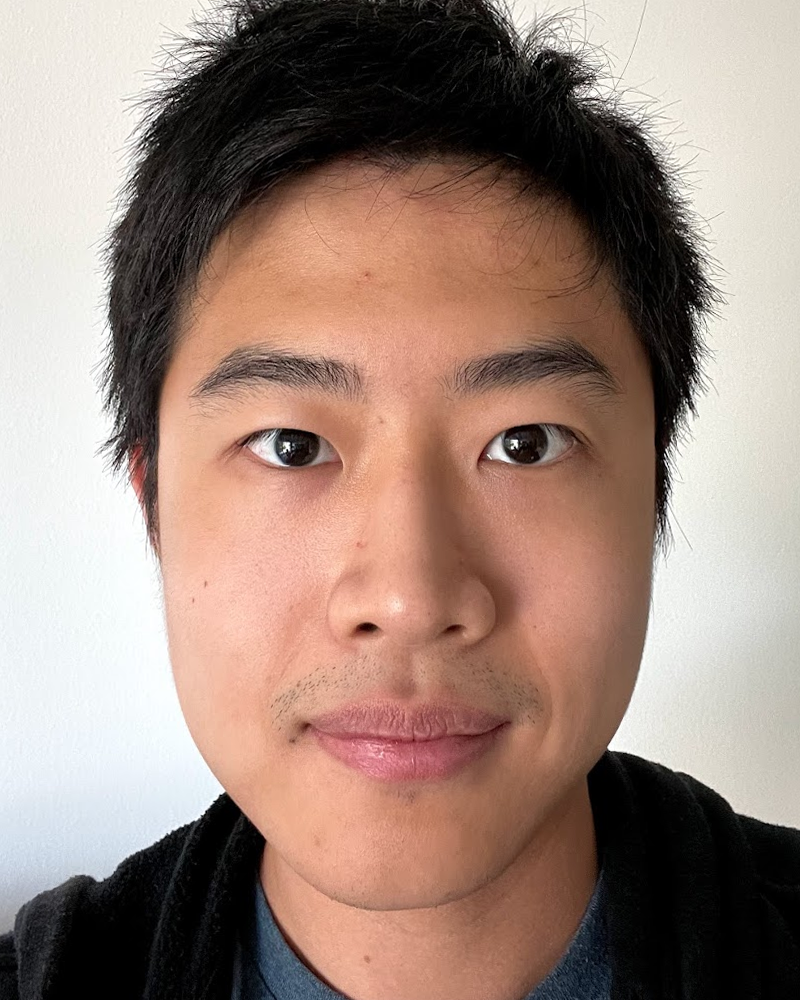
#> input picture HW3/images/imageA.png, 800 x 1000 px, found by its file name
$ python part2.py
#> lines starting #> are read from the running program, lines starting #| are printed output that depends on the picture
# 把兩張圖片混和
import numpy as np, cv2, os
from scipy.spatial import Delaunay

image_dir = "./HW3/images"
out_dir   = "./HW3/result"
os.makedirs(out_dir, exist_ok=True)

def imread_rgb(path):
#> called with path = './HW3/images/imageA.png'
    bgr = cv2.imread(path); assert bgr is not None
#> in imread_rgb, bgr is the input picture: shape (1000, 800, 3); mean B, G, R 123.2, 133.7, 157
    return cv2.cvtColor(bgr, cv2.COLOR_BGR2RGB).astype(np.float32)/255.0

A = imread_rgb(os.path.join(image_dir,"imageA.png"))
B = imread_rgb(os.path.join(image_dir,"imageB.png"))
#> call 2 of imread_rgb, with path = './HW3/images/imageB.png'
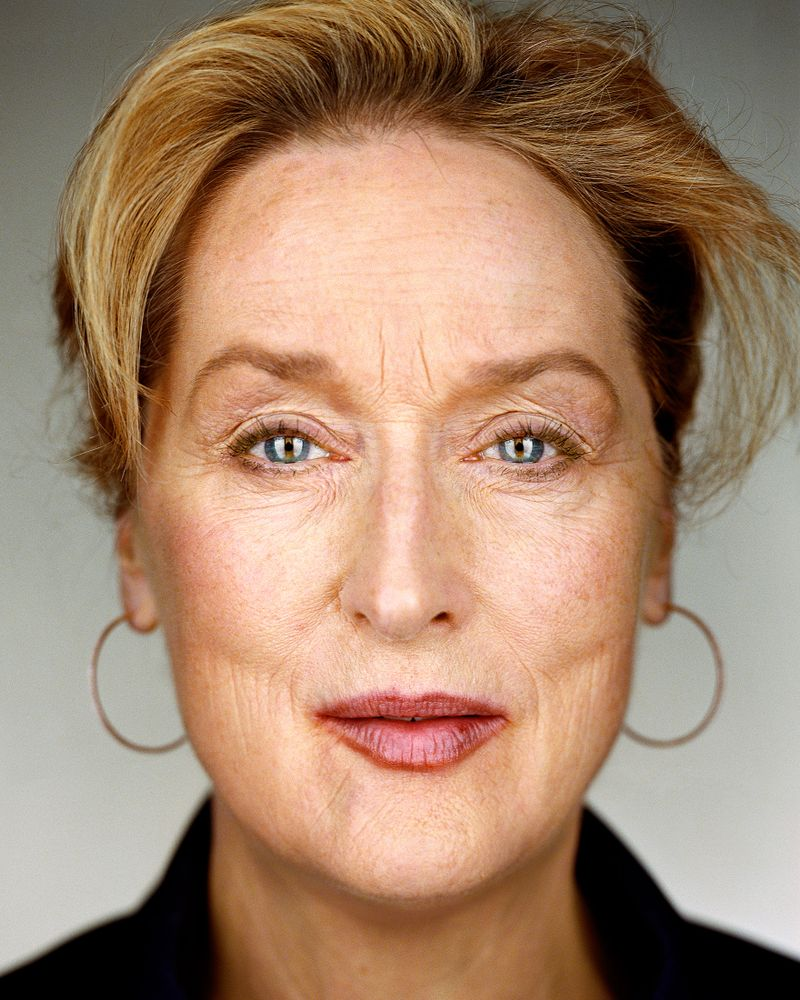
#> input picture HW3/images/imageB.png, 800 x 1000 px, found by its file name
#> in imread_rgb, bgr is the input picture: shape (1000, 800, 3); mean B, G, R 109.3, 133.1, 164.3
#> in imread_rgb (call 2), `return cv2.cvtColor(bgr, cv2.COLOR_BGR2RGB).astype(np.float32)/255.0`:
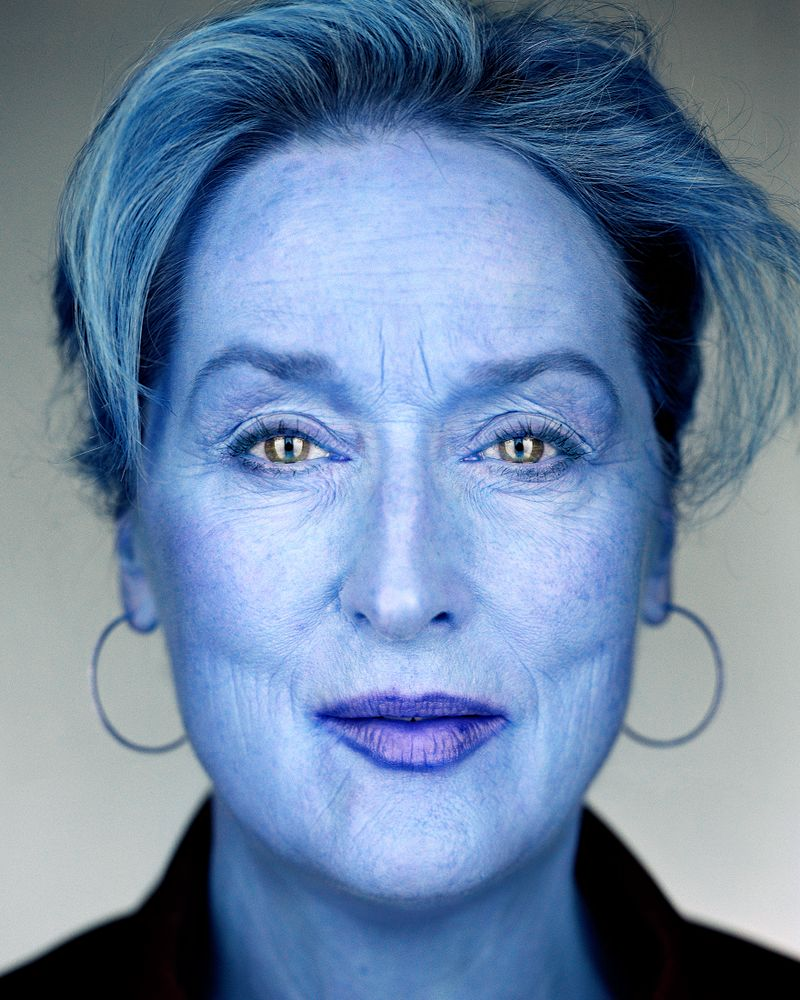
#> returned value: shape (1000, 800, 3) float32; mean of channels 0, 1, 2 0.644, 0.522, 0.429; drawn as B, G, R
H,W = A.shape[:2]
#> H = 1000; W = 800

ptsA = np.load(os.path.join(out_dir,"part1_points_A.npy")).astype(np.float32)
#> (reads HW3/result/part1_points_A.npy from the repository)
ptsB = np.load(os.path.join(out_dir,"part1_points_B.npy")).astype(np.float32)
#> (reads HW3/result/part1_points_B.npy from the repository)
# 一個每一列存三格頂點編號陣列的檔案
simp = np.load(os.path.join(out_dir,"part1_delaunay.npy"))
#> (reads HW3/result/part1_delaunay.npy from the repository)
avg  = (ptsA + ptsB) / 2.0

# P1到P2跟P1到P3的向量外積，正值表示P1,P2,P3是逆時針
def signed_area(tri):
    (x1,y1),(x2,y2),(x3,y3) = tri
    return 0.5*((x2-x1)*(y3-y1) - (y2-y1)*(x3-x1))
# 順時針的話交換P2跟P3
# Counter-Clockwise
def make_ccw(tri):
    if signed_area(tri) < 0:
        tri = tri.copy(); tri[[1,2]] = tri[[2,1]]
    return tri

# src是原本的圖，t_src是原本圖中三角形的三個頂點的座標大小(3, 2)
# dst是結果的圖，一開始是全黑的
# t_dst是結果三角形的三個頂點 用ptsA+ptsB/2得出的
def warp_triangle(src, dst, t_src, t_dst):
    t_src = make_ccw(t_src); t_dst = make_ccw(t_dst)
    # 接近共線的三角形面積會很接近0
    if abs(signed_area(t_dst)) < 1e-3: return
    # boundingRect 取得包住該三個頂點三角形的外接矩形 (x,y,w,h)
    # r1是來源三角形的外接矩形 r2是目標三角形的外接矩形
    # 就是找三角形三個座標中的min max的x y值再相減而已
    # x y是左上角座標，w h是寬高
    # 只處理小區塊，可以把三角形的座標改成相對於外接矩形左上角的座標，比較不會有大數字
    r1 = cv2.boundingRect(np.float32([t_src]))
    r2 = cv2.boundingRect(np.float32([t_dst]))
    # 撇除掉一些三角形超出邊界的情況
    if min(r1[2],r1[3],r2[2],r2[3]) <= 0: return
    # 把三角形的頂點座標改成相對於外接矩形左上角的座標
    t1r = np.float32([[t_src[i,0]-r1[0], t_src[i,1]-r1[1]] for i in range(3)])
    t2r = np.float32([[t_dst[i,0]-r2[0], t_dst[i,1]-r2[1]] for i in range(3)])
    # 產生一個mask，三角形區域是1，其餘是0
    mask = np.zeros((r2[3], r2[2]), np.float32)
    # LINE_AA讓三角形的邊界落在pixel中間的時候 會是一個中間值 不會是0或1 不會看起來很突兀
    cv2.fillConvexPoly(mask, np.int32(t2r), 1.0, lineType=cv2.LINE_AA)
    # r1[0]是x, r1[1]是y, r1[2]是w, r1[3]是h
    # 從輸入的圖片src_roi中取出該三角形外接矩形區域的部分
    src_roi = src[r1[1]:r1[1]+r1[3], r1[0]:r1[0]+r1[2]]
    if src_roi.size == 0: return
    # 目標:把來源三角形的頂點xi, yi
    # 解方程式 a*xi+b*yi+c = xi' 跟 d*xi+e*yi+f = yi'
    # 有三個x點剛好可解 a, b, c y點同理
    # M = [ [a b c], [d e f] ]
    M = cv2.getAffineTransform(t1r, t2r)
    # 用得到的矩陣M 變形原本的矩形 結果的長寬設定跟原本的矩形一樣
    # 如果超出邊界的話會填 0
    warped = cv2.warpAffine(src_roi, M, (r2[2], r2[3]),
                            flags=cv2.INTER_LINEAR,
                            borderMode=cv2.BORDER_CONSTANT, borderValue=0)
    # 從要輸出的影像中取出該外接舉行的部分
    dst_roi = dst[r2[1]:r2[1]+r2[3], r2[0]:r2[0]+r2[2]]
    # dst_roi*(1-mask[...,None])保持輸出圖片在此三角形外的部分
    # warped*mask[...,None] 把三角形根據 mask 貼上去
    # mask[:, :, None] 變成 (h, w, 1) 這樣才能跟 (h, w, 3) 的圖片相乘
    dst_roi[:] = dst_roi*(1-mask[...,None]) + warped*mask[...,None]

def warp_image(img, src_pts, dst_pts, simp):
    out = np.zeros_like(img)
    # simp 每一列存三個頂點編號
    for s in simp:
        warp_triangle(img, out, src_pts[s], dst_pts[s])
#> this loop made 92 passes
#> (t_src in warp_triangle, r1 in warp_triangle) on passes 2 to 7: ([[0, 500], [104.5, 867.5], [0, 999]], (0, 500, 105, 500)), ([[104.5, 867.5], [400, 999], [0, 999]], (0, 867, 401, 133)), ([[400, 999], [104.5, 867.5], [336.2, 890.4]], (104, 867, 297, 133)), ([[470.9, 144.1], [400, 0], [799, 0]], (400, 0, 400, 145)), ([[740.4, 812.3], [799, 500], [799, 999]], (740, 500, 60, 500)), ([[740.4, 812.3], [648.8, 537.5], [799, 500]], (648, 500, 152, 313))
#> (r1 in warp_triangle, r2 in warp_triangle) on passes 1, 21, 22: ((0, 0, 193, 501), (0, 0, 195, 501)), ((0, 0, 401, 166), (0, 0, 401, 155)), ((0, 0, 322, 279), (0, 0, 316, 260))
#> pass 1, in warp_triangle, `warped = cv2.warpAffine(src_roi, M, (r2[2], r2[3]), flags=cv2.INTER_LI..`:
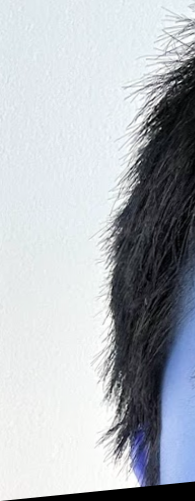
#> warped: shape (501, 195, 3) float32; mean of channels 0, 1, 2 0.74, 0.716, 0.696; drawn as B, G, R
#> pass 2, in warp_triangle (call 2), `src_roi = src[r1[1]:r1[1]+r1[3], r1[0]:r1[0]+r1[2]]`:
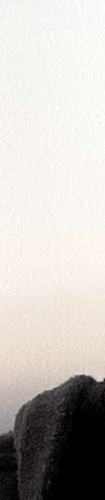
#> src_roi: shape (500, 105, 3) float32; mean of channels 0, 1, 2 0.733, 0.753, 0.77; drawn as B, G, R
    return out

warpA = warp_image(A, ptsA, avg, simp)
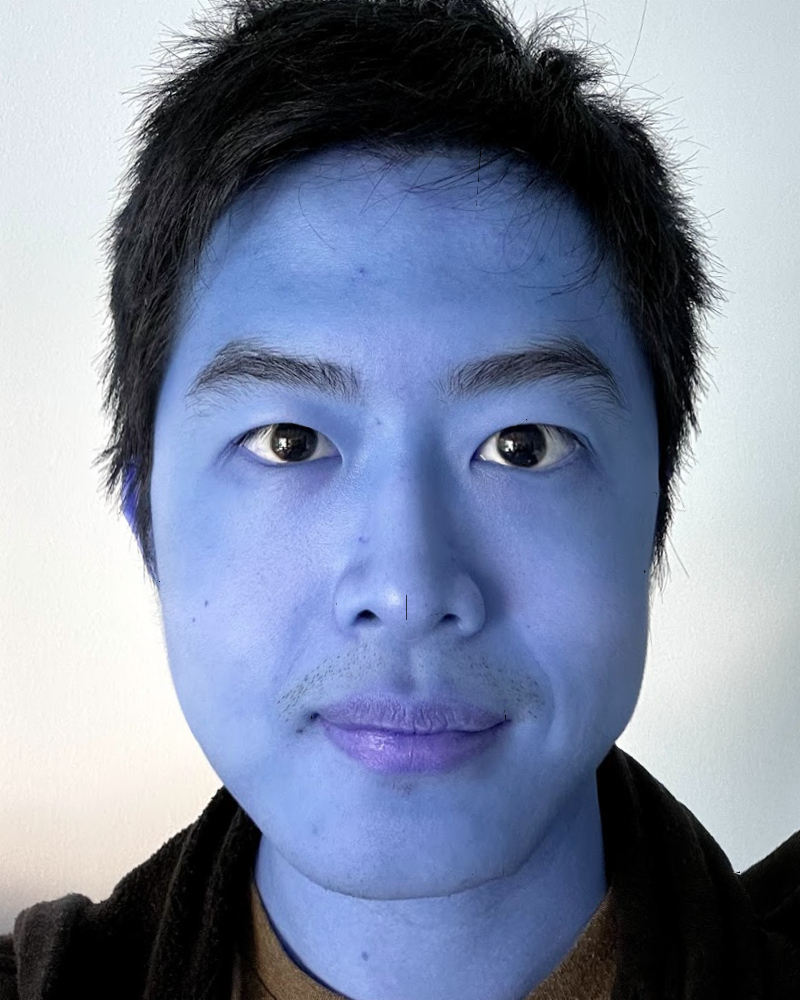
#> warpA: shape (1000, 800, 3) float32; mean of channels 0, 1, 2 0.624, 0.531, 0.488; drawn as B, G, R
warpB = warp_image(B, ptsB, avg, simp)
#> the loop in warp_image (call 2), `for s in simp:` made 92 passes
#> pass 1, in warp_triangle (call 93), `warped = cv2.warpAffine(src_roi, M, (r2[2], r2[3]), flags=cv2.INTER_LI..`:
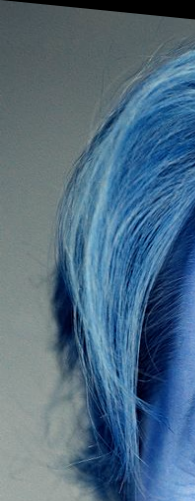
#> warped: shape (501, 195, 3) float32; mean of channels 0, 1, 2 0.512, 0.424, 0.313; drawn as B, G, R
# 找有標記的點的位置的凸包，會拿到是凸包上的點的index，獲得所有標記點的範圍
hull_idx = cv2.convexHull(avg.astype(np.float32), returnPoints=False).flatten()
# 找凸包每個點的座標
hull = avg[hull_idx].astype(np.int32)
mask = np.zeros((H,W), np.float32)
# 把凸包的地方標記出來
cv2.fillConvexPoly(mask, hull, 1.0)
#> mask: shape (1000, 800) float32; every value is 1
# (0, 0)自動調kernel # sigma=6
# 讓 mask邊界從1平滑過渡到0
mask = cv2.GaussianBlur(mask, (0,0), 6)
# 把兩張圖分別轉換好的照片相加
mid = 0.5*warpA + 0.5*warpB
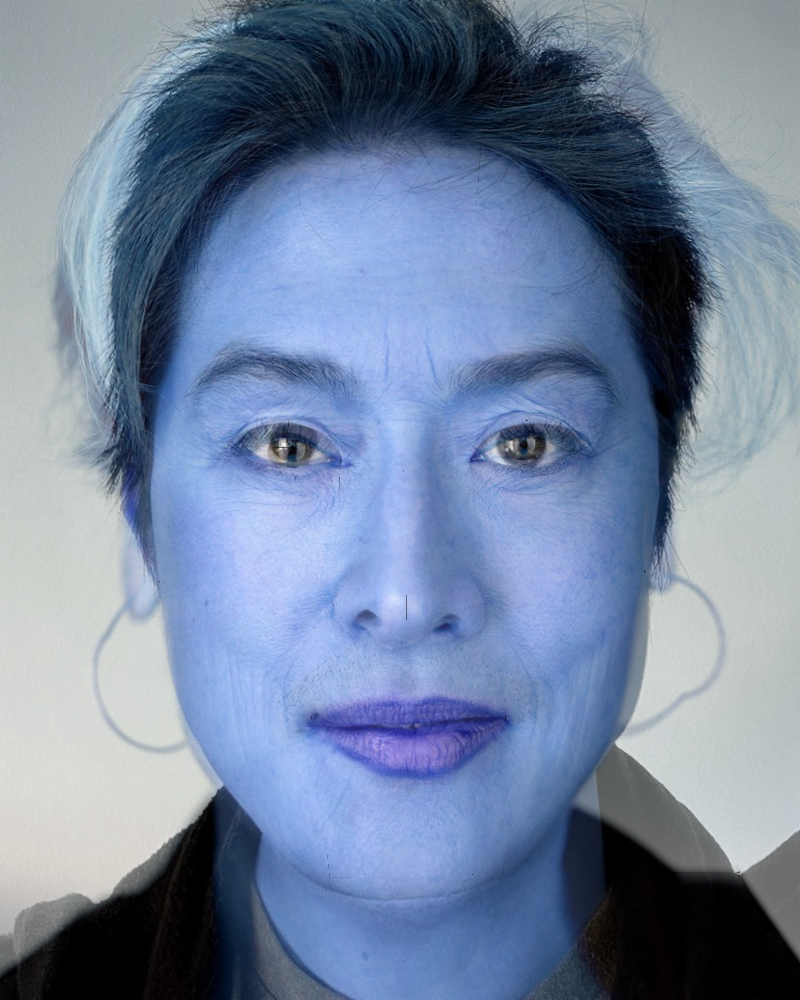
#> mid: shape (1000, 800, 3) float32; mean of channels 0, 1, 2 0.629, 0.522, 0.455; drawn as B, G, R
mid = mid * mask[...,None]
out = cv2.cvtColor((mid*255).astype(np.uint8), cv2.COLOR_RGB2BGR)
cv2.imwrite(os.path.join(out_dir,"part2_midway_face.jpg"), out)
